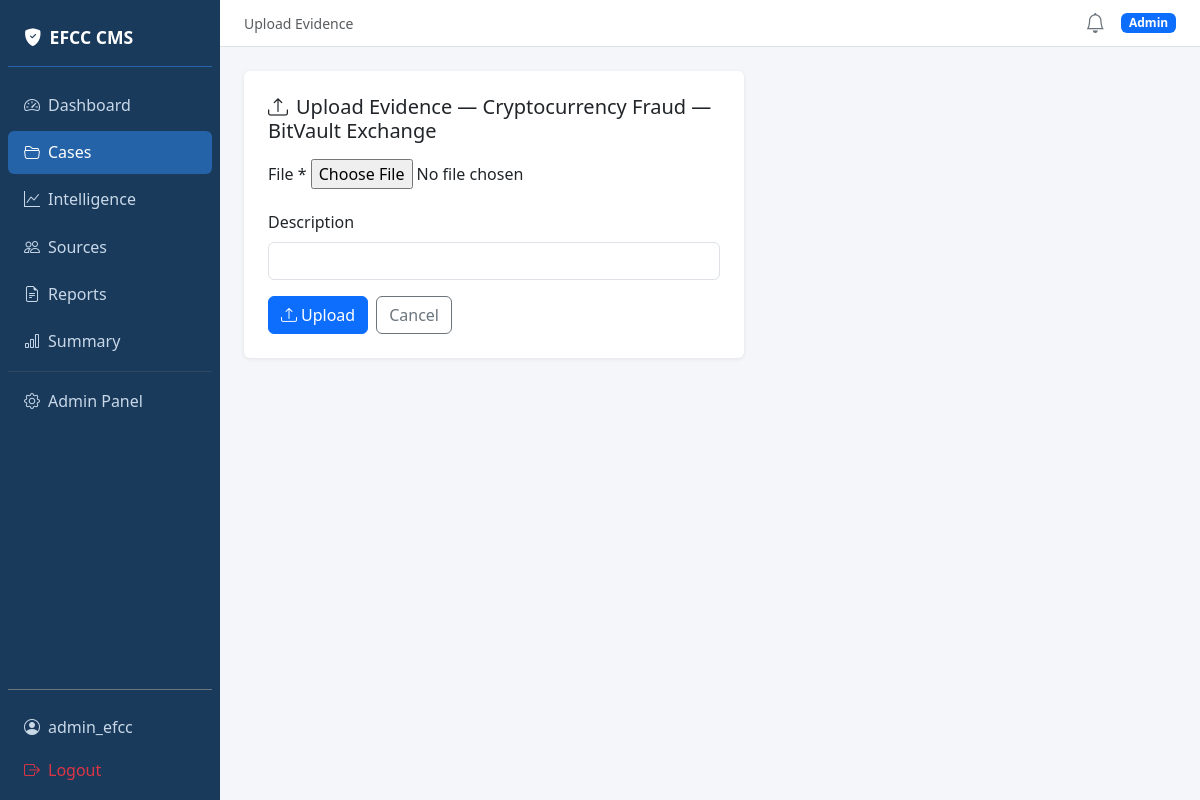
/cases/20/evidence/add/ (signed in), run on the app's committed database.
### core/models.py (models this page shows, shortened)
class User(AbstractUser):
    ROLE_CHOICES = (
        ('admin', 'Admin'),
        ('investigator', 'Investigator'),
        ('legal', 'Legal Officer'),
        ('analyst', 'Analyst'),
    )
    role = models.CharField(max_length=20, choices=ROLE_CHOICES, default='investigator')
    phone = models.CharField(max_length=20, blank=True)
    avatar = models.ImageField(upload_to='avatars/', blank=True, null=True)
    two_factor_enabled = models.BooleanField(default=False)
    two_factor_secret = models.CharField(max_length=32, blank=True)

class Case(models.Model):
    STATUS_CHOICES = (
        ('open', 'Open'),
        ('investigating', 'Investigating'),
        ('closed', 'Closed'),
    )
    PRIORITY_CHOICES = (
        ('low', 'Low'),
        ('medium', 'Medium'),
        ('high', 'High'),
        ('critical', 'Critical'),
    )
    title = models.CharField(max_length=255)
    description = models.TextField()
    status = models.CharField(max_length=20, choices=STATUS_CHOICES, default='open')
    priority = models.CharField(max_length=10, choices=PRIORITY_CHOICES, default='medium')
    created_by = models.ForeignKey(settings.AUTH_USER_MODEL, on_delete=models.CASCADE, related_name='created_cases')
    assigned_to = models.ForeignKey(settings.AUTH_USER_MODEL, null=True, blank=True, on_delete=models.SET_NULL, related_name='assigned_cases')
    created_at = models.DateTimeField(auto_now_add=True)
    updated_at = models.DateTimeField(auto_now=True)

### core/views.py (the view)
# urls.py: path('cases/<int:case_id>/evidence/add/', views.add_evidence, name='add_evidence'),
@login_required
def add_evidence(request, case_id):
    case = get_object_or_404(Case, id=case_id)
    if request.method == 'POST':
        form = EvidenceForm(request.POST, request.FILES)
        if form.is_valid():
            evidence = form.save(commit=False)
            evidence.case = case
            evidence.uploaded_by = request.user
            evidence.save()
            log_activity(request.user, case, 'upload_evidence', f"Uploaded file: {evidence.filename()}")
            notify_evidence_uploaded(case, request.user)
            messages.success(request, 'Evidence uploaded successfully.')
            return redirect('case_detail', pk=case_id)
    else:
        form = EvidenceForm()
    return render(request, 'evidence_form.html', {'form': form, 'case': case})

### core/forms.py
class EvidenceForm(forms.ModelForm):
    class Meta:
        model = Evidence
        fields = ['file', 'description']
        widgets = {
            'description': forms.TextInput(attrs={'class': 'form-control'}),
        }

### templates/evidence_form.html (shortened to what this page needs)
{% extends 'base.html' %}
{% block page_title %}Upload Evidence{% endblock %}
{% block nav_cases %}active{% endblock %}
{% block content %}
<div class="card p-4" style="max-width:500px;">
    <h5 class="mb-3">
        <i class="bi bi-upload me-2"></i>Upload Evidence — {{ case.title }}
    </h5>
    <form method="post" enctype="multipart/form-data">
        <div class="mb-3">
            <label class="form-label">File *</label>
            {{ form.file }}
        </div>
        <div class="mb-3">
            <label class="form-label">Description</label>
            {{ form.description }}
        </div>
        <div class="d-flex gap-2">
            <button type="submit" class="btn btn-primary">
                <i class="bi bi-upload me-1"></i>Upload
            </button>
            <a href="{% url 'case_detail' case.pk %}" class="btn btn-outline-secondary">Cancel</a>
        </div>
    </form>
</div>
{% endblock %}

### templates/base.html (shortened to what this page needs)
{% load humanize %}
<!DOCTYPE html>
<html lang="en">
<head>
    <link href="https://cdn.jsdelivr.net/npm/bootstrap@5.3.0/dist/css/bootstrap.min.css" rel="stylesheet">
    <link href="https://cdn.jsdelivr.net/npm/bootstrap-icons@1.11.0/font/bootstrap-icons.css" rel="stylesheet">
</head>
<body>
<div class="d-flex">
    {% if user.is_authenticated %}
    <div class="sidebar d-flex flex-column p-2" style="width:220px; min-width:220px;">
        <div class="sidebar-brand mb-3">
            <i class="bi bi-shield-fill-check me-2"></i>EFCC CMS
        </div>
        <nav class="nav flex-column gap-1">
            <a class="nav-link {% block nav_dashboard %}{% endblock %}" href="{% url 'dashboard' %}">
                <i class="bi bi-speedometer2 me-2"></i>Dashboard
            </a>
            <a class="nav-link {% block nav_cases %}{% endblock %}" href="{% url 'case_list' %}">
                <i class="bi bi-folder2-open me-2"></i>Cases
            </a>
            <a class="nav-link {% block nav_intel %}{% endblock %}" href="{% url 'intel_dashboard' %}">
                <i class="bi bi-graph-up me-2"></i>Intelligence
            </a>
            <a class="nav-link" href="{% url 'source_list' %}">
                <i class="bi bi-people me-2"></i>Sources
            </a>
            <a class="nav-link" href="{% url 'report_list' %}">
                <i class="bi bi-file-earmark-text me-2"></i>Reports
            </a>
            <a class="nav-link" href="{% url 'report_summary' %}">
                <i class="bi bi-bar-chart me-2"></i>Summary
            </a>
            {% if user.role == 'admin' or user.is_staff %}
            <hr class="border-secondary my-1">
            <a class="nav-link" href="{% url 'admin:index' %}">
                <i class="bi bi-gear me-2"></i>Admin Panel
            </a>
            {% endif %}
        </nav>
        <div class="mt-auto pt-3 border-top border-secondary">
            <a class="nav-link" href="{% url 'profile' %}">
                <i class="bi bi-person-circle me-2"></i>{{ user.username }}
            </a>
            <a class="nav-link text-danger" href="{% url 'logout' %}">
                <i class="bi bi-box-arrow-right me-2"></i>Logout
            </a>
        </div>
    </div>
    {% endif %}
    <div class="flex-grow-1 d-flex flex-column" style="min-width:0;">
        {% if user.is_authenticated %}
        <div class="topbar d-flex align-items-center justify-content-between px-4 py-2">
            <span class="text-muted small">{% block page_title %}{% endblock %}</span>
            <div class="d-flex align-items-center gap-3">
                <a href="{% url 'notifications' %}" class="position-relative text-secondary text-decoration-none">
                    <i class="bi bi-bell fs-5"></i>
                </a>
                <span class="badge bg-primary">{{ user.get_role_display }}</span>
            </div>
        </div>
        {% endif %}
        <div class="p-4 flex-grow-1">
            {% block content %}{% endblock %}
        </div>
    </div>
</div>
</body>
</html>

### templates/base.html (style rules this page uses)
body { background-color: #f4f6f9; }
.sidebar { min-height: 100vh; background: #1a3a5c; }
.sidebar .nav-link { color: #c8d8e8; padding: .6rem 1rem; border-radius: 6px; }
.sidebar .nav-link:hover, .sidebar .nav-link.active { background: #2563a8; color: #fff; }
.sidebar .nav-link i { width: 20px; }
.sidebar-brand { color: #fff; font-weight: 700; font-size: 1.1rem; padding: 1rem; border-bottom: 1px solid #2563a8; }
.topbar { background: #fff; border-bottom: 1px solid #dee2e6; }
.card { border: none; box-shadow: 0 1px 4px rgba(0,0,0,.08); }

### data on the page
User: username "admin_efcc", role "Admin"
Case: title "Cryptocurrency Fraud — BitVault Exchange"
